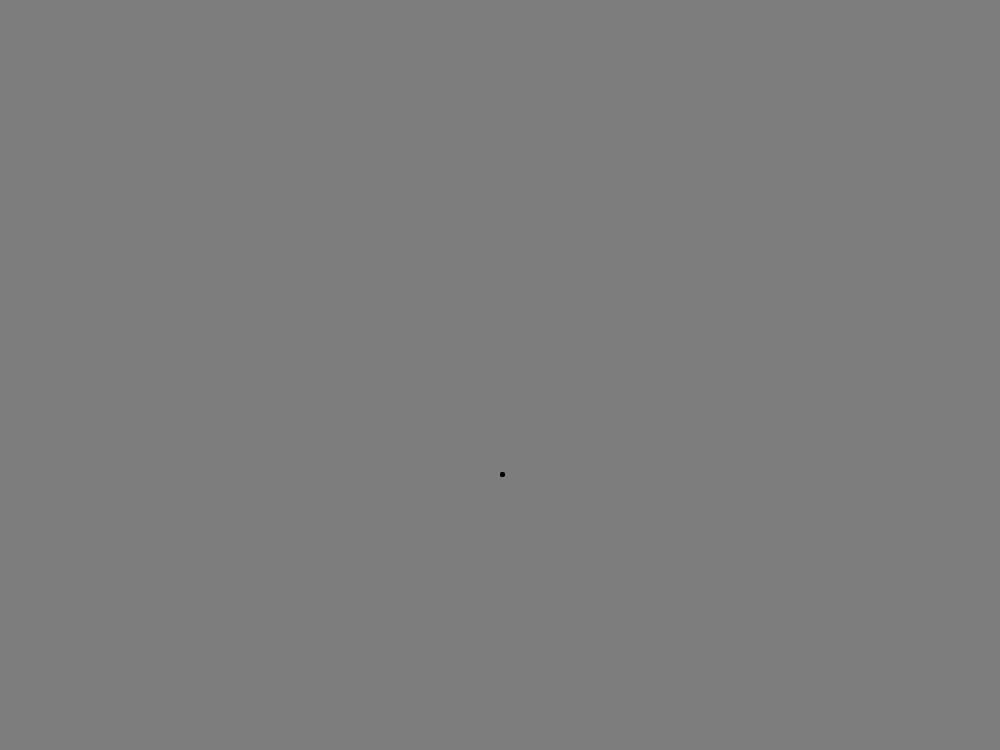
Frame 1 (no input)
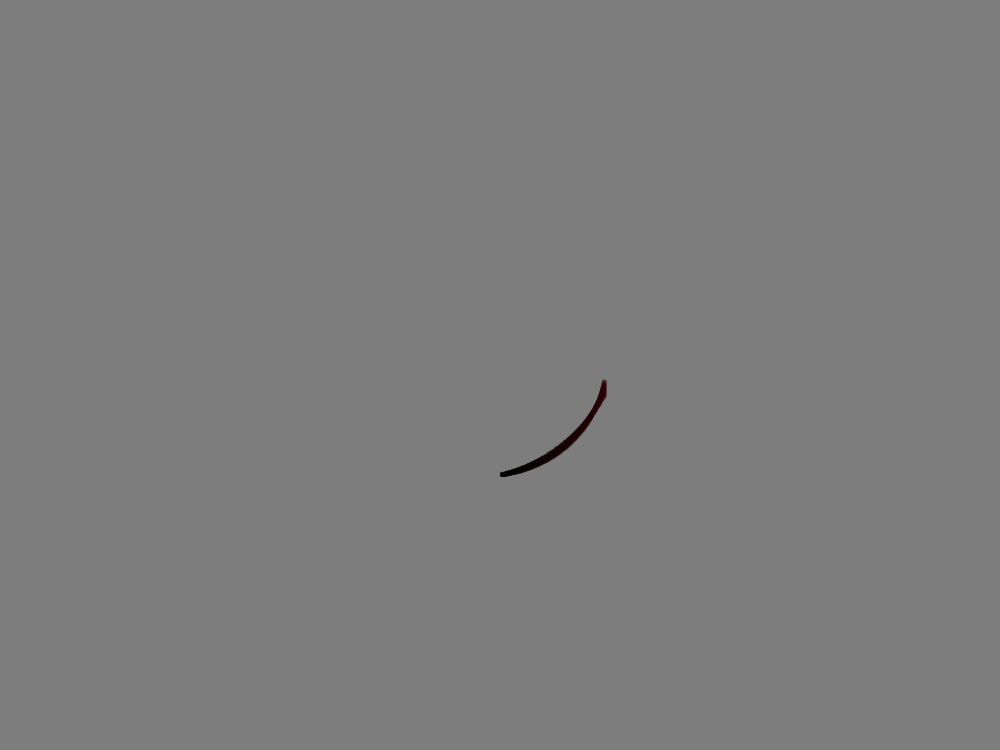
Frame 60 (the mouse pressed at the canvas centre just before this capture)
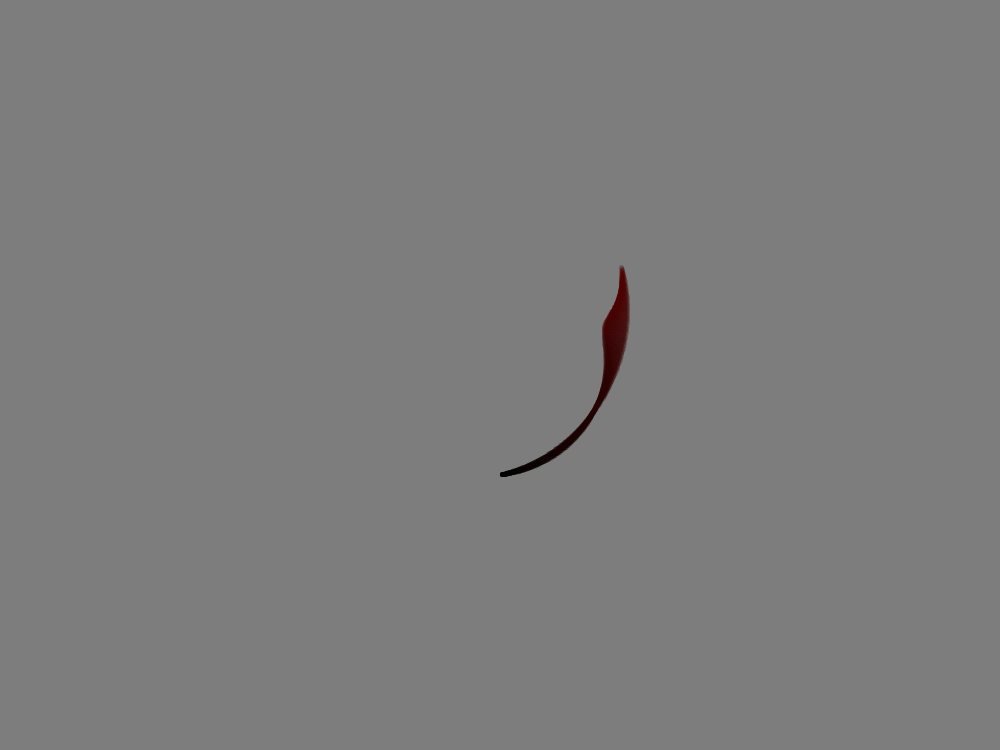
Frame 120 (the mouse held since frame 60 and released just before this capture)

The Processing sketch that drew these frames (run headless with seeded random() and noise(); from frame 60 on, the mouse is pressed at the canvas centre):

// Processing sketch: processing_152366
// ── processing_152366.pde

/*
 * Creative Coding
 * Week 3, 04 - spinning top: curved motion with sin() and cos()
 * by Indae Hwang and Jon McCormack
 * Copyright (c) 2014 Monash University
 *
 * This sketch is the first cut at translating the motion of a spinning top
 * to trace a drawing path. This sketch traces a path using sin() and cos()
 *
 */

float x, y;      // current drawing position
float dx, dy;    // change in position at each frame
float rad;       // radius for the moving hand

void setup() {
  size(1000, 750);

  // initial position in the centre of the screen
  x = width/2;
  y = height/2;

  // dx and dy are the small change in position each frame
  dx = random(-1, 1);
  dy = random(-1, 1);
  background(125);
}


void draw() {
  // blend the old frames into the background
  blendMode(BLEND);
  fill(0, 10);

  rad = radians(frameCount);

  // calculate new position
  x += dx;
  y += dy;

  float max = 1;
  float min = 0.5;

  //When the shape hits the edge of the window, it reverses its direction and changes velocity
  if (x > width-100 || x < 100) {
    dx = dx > 0 ? -random(min, max) : random(min, max);
  }

  if (y > height-100 || y < 100) {
    dy = dy > 0 ? -random(min, max) : random(min, max);
  }

  float bx = x + 100 * sin(rad);
  float by = y + 100 * cos(rad);


  float radius = 150 * sin(rad*0.1);
  float handX = bx + radius * sin(rad*3);
  float handY = by + radius * cos(rad*3);
  float r = map(radius,0,100,0,255);
  fill(r,0,0, 50);
  
  stroke(r,0,0, 50);
  float step = 20;
  float actx, acty;
  for(int i = 0; i < step; i++)
  {
    actx = bx + (((handX-bx)/step)*i);
    acty = by + (((handY-by)/step)*i);
    ellipse(actx, acty, 4, 4);  
  }
}
